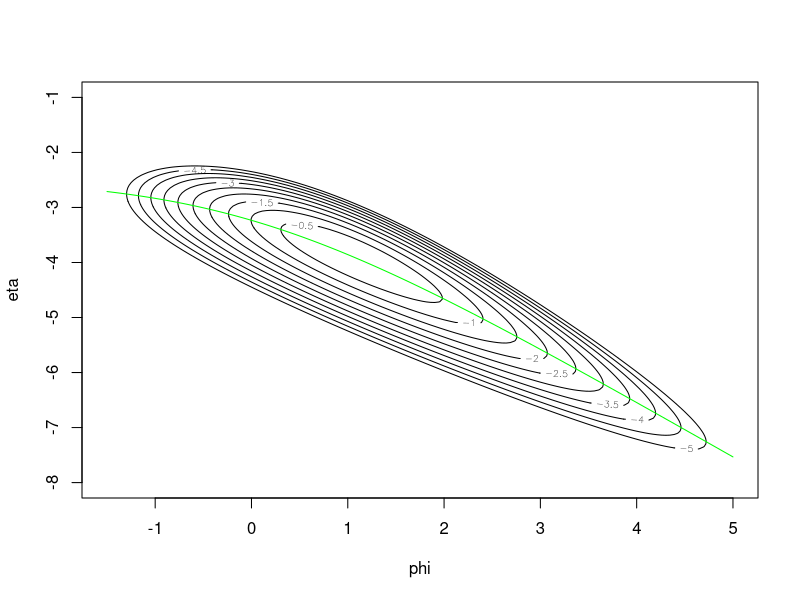
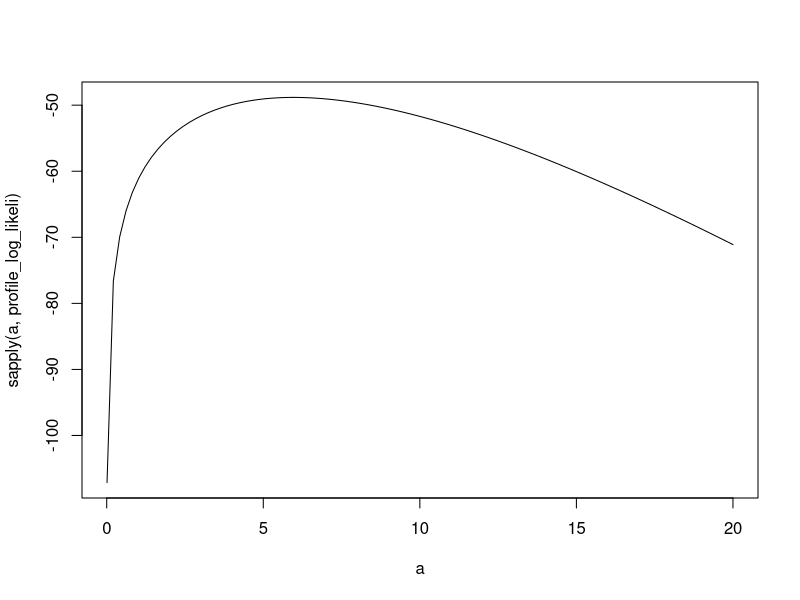

The R source for these figures, in order:
## ---- chunk 1
x1 = 6
n1 = 108
x2 = 2
n2 = 103

loglikeli <- function(x){
  x1*log(exp(x[1]+x[2])/(1+exp(x[1]+x[2]))) + (n1-x1)*log(1-exp(x[1]+x[2])/(1+exp(x[1]+x[2])))+ x2*log(exp(x[2])/(1+exp(x[2])))+ (n2-x2)*log(1-exp(x[2])/(1+exp(x[2])))
}

profile_log_likeli <- function(phi){
  
  optim(-4,function(eta) -loglikeli(c(phi,eta)), method="BFGS")$par
}
par = optim(c(1,4), function(x) -loglikeli(x))$par
max = loglikeli(par)

phi = seq(-1.5,5,length=150)
eta = seq(-8,-1,length=150)
grid = expand.grid(phi,eta)
z = apply(grid,1,function(x) loglikeli(x)-max)
z = array(z,c(150,150))
contour(phi,eta,z,levels=c(0,-0.5,-1,-1.5,-2,-2.5,-3,-3.5,-4,-4.5,-5),ylab="eta",xlab="phi")

lines(phi,sapply(phi,profile_log_likeli),type="l",col="green")






## ---- chunk 2
library(MASS)
X = c(225,175,198,189,189,130,162,135,119,162)
n = length(X)
a = seq(0.01,20,length=100)

profile_log_likeli <- function(a){
  n*log(a)-n*log(mean(X^a))+(a-1)*sum(log(X))-n
  
}
plot(a,sapply(a,profile_log_likeli),type="l")

profile_est = optim(5,function(a)-profile_log_likeli(a),method="BFGS")$par
ML_est = fitdistr(X,"weibull")$estimate

profile_est
ML_est[1]
